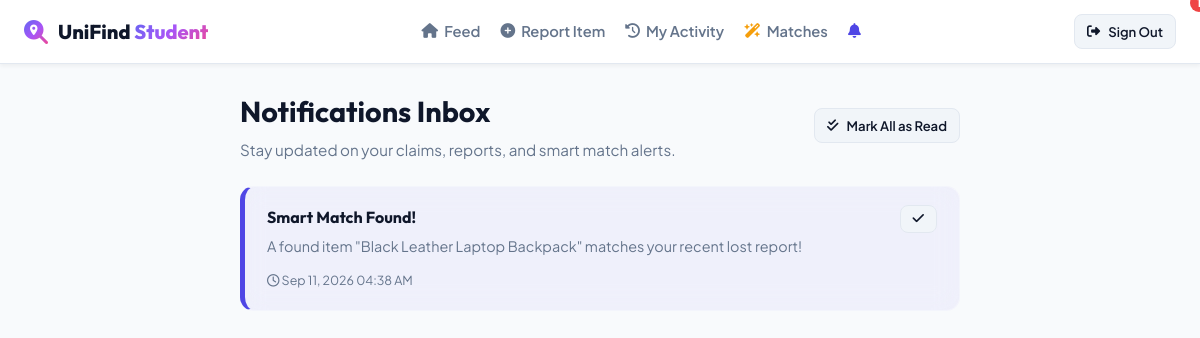
Screenshot of /student/notifications.php (signed in) with the database file from the repository.
### tables this page shows
CREATE TABLE IF NOT EXISTS notifications (
    id INT PRIMARY KEY AUTO_INCREMENT,
    user_id INT NOT NULL,
    title VARCHAR(150) NOT NULL,
    message TEXT NOT NULL,
    is_read TINYINT(1) DEFAULT 0,
    created_at TIMESTAMP DEFAULT CURRENT_TIMESTAMP,
    FOREIGN KEY (user_id) REFERENCES users(id) ON DELETE CASCADE
);

### config.php (called while the page is built, shortened)
<?php
$conn = new mysqli(DB_HOST, DB_USER, DB_PASS, DB_NAME);
$conn->set_charset('utf8mb4');
function e($string) {
    return htmlspecialchars($string ?? '', ENT_QUOTES, 'UTF-8');
}
function base_url($path = '') {
    $scriptName = str_replace('\\', '/', $_SERVER['SCRIPT_NAME'] ?? '/');
    $dir = str_replace('\\', '/', dirname($scriptName));
    if (basename($dir) === 'student' || basename($dir) === 'admin') {
        $dir = str_replace('\\', '/', dirname($dir));
    }
    $dir = rtrim($dir, '/\\');
    $cleanPath = ltrim($path, '/\\');
    return ($dir === '' || $dir === '/') ? '/' . $cleanPath : $dir . '/' . $cleanPath;
}
function get_current_user_id() {
    return $_SESSION['user_id'] ?? null;
}
function get_unread_notifications_count($userId) {
    global $conn;
    $stmt = $conn->prepare('SELECT COUNT(*) AS total FROM notifications WHERE user_id = ? AND is_read = 0');
    if ($stmt) {
        $stmt->bind_param('i', $userId);
        $stmt->execute();
        $res = $stmt->get_result()->fetch_assoc();
        return (int) ($res['total'] ?? 0);
    }
    return 0;
}

### student/notifications.php (the view, shortened to what this page needs)
<?php
require_once __DIR__ . '/../config.php';
$userId = get_current_user_id();
$stmt = $conn->prepare('SELECT * FROM notifications WHERE user_id = ? ORDER BY created_at DESC');
$stmt->bind_param('i', $userId);
$stmt->execute();
$notifications = $stmt->get_result()->fetch_all(MYSQLI_ASSOC);
$unreadNotifications = get_unread_notifications_count($userId);
?>
<!DOCTYPE html>
<html lang="en" data-theme="light">
<head>
  <link rel="stylesheet" href="<?= base_url('style.css') ?>">
  <link rel="stylesheet" href="https://cdnjs.cloudflare.com/ajax/libs/font-awesome/6.4.0/css/all.min.css">
</head>
<body class="student-body">
  <header class="student-navbar">
    <div class="student-brand">
      <i class="fa-solid fa-magnifying-glass-location gradient-text" style="font-size: 1.5rem;"></i>
      <span>UniFind <span class="gradient-text">Student</span></span>
    </div>
    <div class="student-nav-links">
      <a href="<?= base_url('student/dashboard.php') ?>" class="student-nav-item">
        <i class="fa-solid fa-house"></i> Feed
      </a>
      <a href="<?= base_url('student/report_item.php') ?>" class="student-nav-item">
        <i class="fa-solid fa-plus-circle"></i> Report Item
      </a>
      <a href="<?= base_url('student/my_activity.php') ?>" class="student-nav-item">
        <i class="fa-solid fa-clock-rotate-left"></i> My Activity
      </a>
      <a href="<?= base_url('student/smart_matches.php') ?>" class="student-nav-item">
        <i class="fa-solid fa-wand-magic-sparkles" style="color: var(--accent);"></i> Matches
      </a>
      <a href="<?= base_url('student/notifications.php') ?>" class="student-nav-item active">
        <i class="fa-solid fa-bell"></i>
        <?php if ($unreadNotifications > 0): ?>
          <span style="position: absolute; top: -6px; right: -8px; background: var(--danger); color: #fff; font-size: 0.7rem; font-weight: 800; border-radius: 50%; width: 18px; height: 18px; display: flex; align-items: center; justify-content: center;">
          </span>
        <?php endif; ?>
      </a>
    </div>
    <div style="display: flex; align-items: center; gap: 12px;">
      <a href="<?= base_url('logout.php') ?>" class="btn btn-secondary btn-sm"><i class="fa-solid fa-right-from-bracket"></i> Sign Out</a>
    </div>
  </header>
  <main class="student-container" style="max-width: 760px;">
    <div style="display: flex; align-items: center; justify-content: space-between; margin-bottom: 24px;">
      <div>
        <h1 style="font-size: 1.8rem; margin-bottom: 4px;">Notifications Inbox</h1>
        <p style="color: var(--text-muted); font-size: 0.95rem;">Stay updated on your claims, reports, and smart match alerts.</p>
      </div>
      <?php if ($unreadNotifications > 0): ?>
        <a href="?action=mark_all_read" class="btn btn-secondary btn-sm">
          <i class="fa-solid fa-check-double"></i> Mark All as Read
        </a>
      <?php endif; ?>
    </div>
    <?php if (empty($notifications)): ?>
      <div class="glass-card" style="text-align: center; padding: 50px 20px; border-radius: var(--radius-lg);">
        <i class="fa-regular fa-bell-slash" style="font-size: 3.5rem; color: var(--text-muted); margin-bottom: 16px;"></i>
        <h3>Your inbox is empty</h3>
        <p style="color: var(--text-muted);">Notifications regarding your reports or claim resolutions will show up here.</p>
      </div>
    <?php else: ?>
      <div style="display: flex; flex-direction: column; gap: 14px;">
        <?php foreach ($notifications as $n): ?>
          <div class="glass-card" style="border-radius: var(--radius-md); padding: 18px 22px; border-left: 5px solid <?= $n['is_read'] ? 'var(--border-color)' : 'var(--primary)' ?>; background: <?= $n['is_read'] ? 'var(--bg-card)' : 'rgba(79, 70, 229, 0.05)' ?>;">
            <div style="display: flex; align-items: start; justify-content: space-between; gap: 16px;">
              <div>
                <h4 style="font-size: 1rem; font-weight: 700; margin-bottom: 4px;"><?= e($n['title']) ?></h4>
                <p style="font-size: 0.9rem; color: var(--text-muted); margin-bottom: 8px;"><?= e($n['message']) ?></p>
                <span style="font-size: 0.78rem; color: var(--text-muted);">
                  <i class="fa-regular fa-clock"></i> <?= date('M d, Y h:i A', strtotime($n['created_at'])) ?>
                </span>
              </div>
              <?php if (!$n['is_read']): ?>
                <a href="?action=mark_read&id=<?= $n['id'] ?>" class="btn btn-secondary btn-sm" title="Mark Read">
                  <i class="fa-solid fa-check"></i>
                </a>
              <?php endif; ?>
            </div>
          </div>
        <?php endforeach; ?>
      </div>
    <?php endif; ?>
  </main>
</body>
</html>

### style.css (style rules this page uses)
:root { --primary: #4f46e5; --primary-hover: #4338ca; --secondary: #06b6d4; --accent: #f59e0b; --success: #10b981; --danger: #ef4444; --warning: #f59e0b; --info: #3b82f6; --radius-sm: 8px; --radius-md: 14px; --radius-lg: 20px; --radius-full: 9999px; --shadow-sm: 0 2px 4px rgba(0,0,0,0.05); --shadow-md: 0 10px 25px -5px rgba(0,0,0,0.1), 0 8px 10px -6px rgba(0,0,0,0.05); --shadow-lg: 0 20px 35px -10px rgba(0,0,0,0.15), 0 10px 15px -5px rgba(0,0,0,0.08); --font-main: 'Plus Jakarta Sans', sans-serif; --font-heading: 'Outfit', sans-serif; --transition: all 0.25s cubic-bezier(0.4, 0, 0.2, 1); }
:root, body:not(.dark-theme) { --bg-app: #f8fafc; --bg-card: #ffffff; --bg-sidebar: #0f172a; --text-main: #0f172a; --text-muted: #64748b; --border-color: #e2e8f0; --input-bg: #f1f5f9; --card-hover: translateY(-4px); --shadow-card: 0 4px 20px -2px rgba(0,0,0,0.06); }
* { box-sizing: border-box; margin: 0; padding: 0; }
body { font-family: var(--font-main); background-color: var(--bg-app); color: var(--text-main); line-height: 1.6; min-height: 100vh; transition: background-color 0.3s ease, color 0.3s ease; }
a { color: var(--primary); text-decoration: none; transition: var(--transition); }
h1, h2, h3, h4, h5, h6 { font-family: var(--font-heading); color: var(--text-main); font-weight: 700; }
.gradient-text { background: linear-gradient(135deg, #6366f1 0%, #a855f7 50%, #ec4899 100%); -webkit-background-clip: text; -webkit-text-fill-color: transparent; }
.glass-card { background: rgba(255, 255, 255, 0.7); backdrop-filter: blur(12px); -webkit-backdrop-filter: blur(12px); border: 1px solid rgba(255, 255, 255, 0.3); }
.btn { display: inline-flex; align-items: center; justify-content: center; gap: 8px; padding: 10px 20px; font-size: 0.92rem; font-weight: 600; border-radius: var(--radius-md); border: none; cursor: pointer; transition: var(--transition); text-align: center; }
.btn-secondary { background: var(--input-bg); color: var(--text-main); border: 1px solid var(--border-color); }
.btn-sm { padding: 6px 12px; font-size: 0.82rem; border-radius: var(--radius-sm); }
.student-body { padding-bottom: 40px; }
.student-navbar { position: sticky; top: 0; z-index: 100; background: var(--bg-card); border-bottom: 1px solid var(--border-color); padding: 14px 24px; display: flex; align-items: center; justify-content: space-between; box-shadow: var(--shadow-sm); }
.student-brand { display: flex; align-items: center; gap: 10px; font-size: 1.25rem; font-weight: 800; font-family: var(--font-heading); }
.student-nav-links { display: flex; align-items: center; gap: 20px; }
.student-nav-item { color: var(--text-muted); font-weight: 600; font-size: 0.92rem; display: flex; align-items: center; gap: 6px; }
.student-nav-item.active, .student-nav-item:hover { color: var(--primary); }
.student-container { max-width: 1100px; margin: 24px auto; padding: 0 20px; }

### rows the page displays
notifications: title "Smart Match Found!", message "A found item \"Black Leather Laptop Backpack\" matches your recent lost report!", created_at "Sep 11, 2026 04:38 AM"
